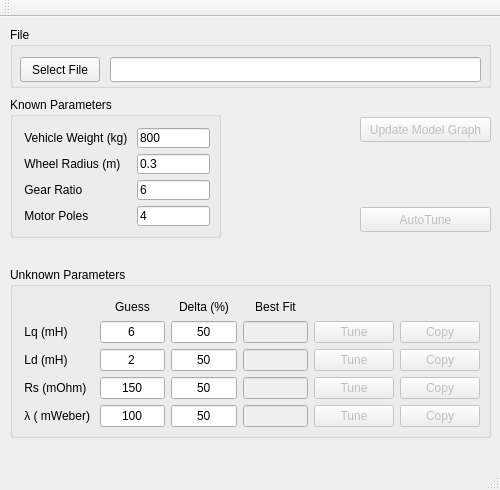
<?xml version="1.0" encoding="UTF-8"?>
<ui version="4.0">
 <class>MainWindow</class>
 <widget class="QMainWindow" name="MainWindow">
  <property name="geometry">
   <rect>
    <x>0</x>
    <y>0</y>
    <width>500</width>
    <height>490</height>
   </rect>
  </property>
  <property name="windowTitle">
   <string>MainWindow</string>
  </property>
  <widget class="QWidget" name="centralWidget">
   <widget class="QGroupBox" name="groupBox">
    <property name="geometry">
     <rect>
      <x>10</x>
      <y>10</y>
      <width>481</width>
      <height>61</height>
     </rect>
    </property>
    <property name="title">
     <string>File</string>
    </property>
    <widget class="QPushButton" name="pb_selectFile">
     <property name="geometry">
      <rect>
       <x>10</x>
       <y>30</y>
       <width>80</width>
       <height>25</height>
      </rect>
     </property>
     <property name="text">
      <string>Select File</string>
     </property>
    </widget>
    <widget class="QLineEdit" name="le_filename">
     <property name="geometry">
      <rect>
       <x>100</x>
       <y>30</y>
       <width>371</width>
       <height>25</height>
      </rect>
     </property>
     <property name="text">
      <string/>
     </property>
    </widget>
   </widget>
   <widget class="QGroupBox" name="groupBox_2">
    <property name="geometry">
     <rect>
      <x>10</x>
      <y>80</y>
      <width>211</width>
      <height>141</height>
     </rect>
    </property>
    <property name="title">
     <string>Known Parameters</string>
    </property>
    <widget class="QWidget" name="formLayoutWidget">
     <property name="geometry">
      <rect>
       <x>0</x>
       <y>20</y>
       <width>211</width>
       <height>120</height>
      </rect>
     </property>
     <layout class="QFormLayout" name="formLayout">
      <item row="0" column="0">
       <widget class="QLabel" name="labelVehicleWeight">
        <property name="text">
         <string> Vehicle Weight (kg) </string>
        </property>
       </widget>
      </item>
      <item row="0" column="1">
       <widget class="QLineEdit" name="vehicleWeight">
        <property name="enabled">
         <bool>true</bool>
        </property>
        <property name="text">
         <string>800</string>
        </property>
       </widget>
      </item>
      <item row="1" column="0">
       <widget class="QLabel" name="labelWheelSize">
        <property name="text">
         <string> Wheel Radius (m) </string>
        </property>
       </widget>
      </item>
      <item row="1" column="1">
       <widget class="QLineEdit" name="wheelSize">
        <property name="enabled">
         <bool>true</bool>
        </property>
        <property name="text">
         <string>0.3</string>
        </property>
       </widget>
      </item>
      <item row="2" column="0">
       <widget class="QLabel" name="labelGearRatio">
        <property name="text">
         <string> Gear Ratio</string>
        </property>
       </widget>
      </item>
      <item row="2" column="1">
       <widget class="QLineEdit" name="gearRatio">
        <property name="enabled">
         <bool>true</bool>
        </property>
        <property name="text">
         <string>6</string>
        </property>
       </widget>
      </item>
      <item row="3" column="0">
       <widget class="QLabel" name="labelPoles">
        <property name="text">
         <string> Motor Poles</string>
        </property>
       </widget>
      </item>
      <item row="3" column="1">
       <widget class="QLineEdit" name="Poles">
        <property name="enabled">
         <bool>true</bool>
        </property>
        <property name="text">
         <string>4</string>
        </property>
       </widget>
      </item>
     </layout>
    </widget>
   </widget>
   <widget class="QGroupBox" name="groupBox_3">
    <property name="geometry">
     <rect>
      <x>10</x>
      <y>250</y>
      <width>481</width>
      <height>171</height>
     </rect>
    </property>
    <property name="title">
     <string>Unknown Parameters</string>
    </property>
    <widget class="QWidget" name="gridLayoutWidget">
     <property name="geometry">
      <rect>
       <x>0</x>
       <y>20</y>
       <width>481</width>
       <height>151</height>
      </rect>
     </property>
     <layout class="QGridLayout" name="gridLayout">
      <item row="2" column="1">
       <widget class="QLineEdit" name="Ld">
        <property name="enabled">
         <bool>true</bool>
        </property>
        <property name="text">
         <string>2</string>
        </property>
        <property name="alignment">
         <set>Qt::AlignCenter</set>
        </property>
       </widget>
      </item>
      <item row="1" column="4">
       <widget class="QPushButton" name="pb_TuneLq">
        <property name="enabled">
         <bool>false</bool>
        </property>
        <property name="text">
         <string>Tune</string>
        </property>
       </widget>
      </item>
      <item row="1" column="3">
       <widget class="QLineEdit" name="Lq_BF">
        <property name="enabled">
         <bool>false</bool>
        </property>
        <property name="text">
         <string/>
        </property>
        <property name="alignment">
         <set>Qt::AlignCenter</set>
        </property>
       </widget>
      </item>
      <item row="3" column="3">
       <widget class="QLineEdit" name="Rs_BF">
        <property name="enabled">
         <bool>false</bool>
        </property>
        <property name="text">
         <string/>
        </property>
        <property name="alignment">
         <set>Qt::AlignCenter</set>
        </property>
       </widget>
      </item>
      <item row="1" column="2">
       <widget class="QLineEdit" name="Lq_Delta">
        <property name="enabled">
         <bool>true</bool>
        </property>
        <property name="text">
         <string>50</string>
        </property>
        <property name="alignment">
         <set>Qt::AlignCenter</set>
        </property>
       </widget>
      </item>
      <item row="0" column="1">
       <widget class="QLabel" name="label">
        <property name="text">
         <string>Guess</string>
        </property>
        <property name="alignment">
         <set>Qt::AlignCenter</set>
        </property>
       </widget>
      </item>
      <item row="4" column="1">
       <widget class="QLineEdit" name="FluxLinkage">
        <property name="enabled">
         <bool>true</bool>
        </property>
        <property name="text">
         <string>100</string>
        </property>
        <property name="alignment">
         <set>Qt::AlignCenter</set>
        </property>
       </widget>
      </item>
      <item row="4" column="4">
       <widget class="QPushButton" name="pb_TuneFL">
        <property name="enabled">
         <bool>false</bool>
        </property>
        <property name="text">
         <string>Tune</string>
        </property>
       </widget>
      </item>
      <item row="3" column="0">
       <widget class="QLabel" name="labelRs">
        <property name="text">
         <string> Rs (mOhm)</string>
        </property>
       </widget>
      </item>
      <item row="0" column="3">
       <widget class="QLabel" name="label_3">
        <property name="text">
         <string>Best Fit</string>
        </property>
        <property name="alignment">
         <set>Qt::AlignCenter</set>
        </property>
       </widget>
      </item>
      <item row="1" column="1">
       <widget class="QLineEdit" name="Lq">
        <property name="enabled">
         <bool>true</bool>
        </property>
        <property name="text">
         <string>6</string>
        </property>
        <property name="alignment">
         <set>Qt::AlignCenter</set>
        </property>
       </widget>
      </item>
      <item row="2" column="3">
       <widget class="QLineEdit" name="Ld_BF">
        <property name="enabled">
         <bool>false</bool>
        </property>
        <property name="text">
         <string/>
        </property>
        <property name="alignment">
         <set>Qt::AlignCenter</set>
        </property>
       </widget>
      </item>
      <item row="2" column="2">
       <widget class="QLineEdit" name="Ld_Delta">
        <property name="enabled">
         <bool>true</bool>
        </property>
        <property name="text">
         <string>50</string>
        </property>
        <property name="alignment">
         <set>Qt::AlignCenter</set>
        </property>
       </widget>
      </item>
      <item row="0" column="2">
       <widget class="QLabel" name="label_2">
        <property name="text">
         <string>Delta (%)</string>
        </property>
        <property name="alignment">
         <set>Qt::AlignCenter</set>
        </property>
       </widget>
      </item>
      <item row="4" column="2">
       <widget class="QLineEdit" name="FluxLinkage_Delta">
        <property name="enabled">
         <bool>true</bool>
        </property>
        <property name="text">
         <string>50</string>
        </property>
        <property name="alignment">
         <set>Qt::AlignCenter</set>
        </property>
       </widget>
      </item>
      <item row="3" column="2">
       <widget class="QLineEdit" name="Rs_Delta">
        <property name="enabled">
         <bool>true</bool>
        </property>
        <property name="text">
         <string>50</string>
        </property>
        <property name="alignment">
         <set>Qt::AlignCenter</set>
        </property>
       </widget>
      </item>
      <item row="2" column="4">
       <widget class="QPushButton" name="pb_TuneLd">
        <property name="enabled">
         <bool>false</bool>
        </property>
        <property name="text">
         <string>Tune</string>
        </property>
       </widget>
      </item>
      <item row="3" column="4">
       <widget class="QPushButton" name="pb_TuneRs">
        <property name="enabled">
         <bool>false</bool>
        </property>
        <property name="text">
         <string>Tune</string>
        </property>
       </widget>
      </item>
      <item row="4" column="3">
       <widget class="QLineEdit" name="FluxLinkage_BF">
        <property name="enabled">
         <bool>false</bool>
        </property>
        <property name="text">
         <string/>
        </property>
        <property name="alignment">
         <set>Qt::AlignCenter</set>
        </property>
       </widget>
      </item>
      <item row="3" column="1">
       <widget class="QLineEdit" name="Rs">
        <property name="enabled">
         <bool>true</bool>
        </property>
        <property name="text">
         <string>150</string>
        </property>
        <property name="alignment">
         <set>Qt::AlignCenter</set>
        </property>
       </widget>
      </item>
      <item row="1" column="0">
       <widget class="QLabel" name="labelLq">
        <property name="text">
         <string> Lq (mH)</string>
        </property>
       </widget>
      </item>
      <item row="2" column="0">
       <widget class="QLabel" name="labelLd">
        <property name="text">
         <string> Ld (mH)</string>
        </property>
       </widget>
      </item>
      <item row="4" column="0">
       <widget class="QLabel" name="labelFluxLink">
        <property name="text">
         <string> λ ( mWeber) </string>
        </property>
       </widget>
      </item>
      <item row="1" column="5">
       <widget class="QPushButton" name="pb_CopyLq">
        <property name="enabled">
         <bool>false</bool>
        </property>
        <property name="text">
         <string>Copy</string>
        </property>
       </widget>
      </item>
      <item row="2" column="5">
       <widget class="QPushButton" name="pb_CopyLd">
        <property name="enabled">
         <bool>false</bool>
        </property>
        <property name="text">
         <string>Copy</string>
        </property>
       </widget>
      </item>
      <item row="3" column="5">
       <widget class="QPushButton" name="pb_CopyRs">
        <property name="enabled">
         <bool>false</bool>
        </property>
        <property name="text">
         <string>Copy</string>
        </property>
       </widget>
      </item>
      <item row="4" column="5">
       <widget class="QPushButton" name="pb_CopyFL">
        <property name="enabled">
         <bool>false</bool>
        </property>
        <property name="text">
         <string>Copy</string>
        </property>
       </widget>
      </item>
     </layout>
    </widget>
   </widget>
   <widget class="QPushButton" name="pb_Run">
    <property name="enabled">
     <bool>false</bool>
    </property>
    <property name="geometry">
     <rect>
      <x>360</x>
      <y>100</y>
      <width>131</width>
      <height>25</height>
     </rect>
    </property>
    <property name="text">
     <string>Update Model Graph</string>
    </property>
   </widget>
   <widget class="QPushButton" name="pb_AutoTune">
    <property name="enabled">
     <bool>false</bool>
    </property>
    <property name="geometry">
     <rect>
      <x>360</x>
      <y>190</y>
      <width>131</width>
      <height>25</height>
     </rect>
    </property>
    <property name="text">
     <string>AutoTune</string>
    </property>
   </widget>
  </widget>
  <widget class="QMenuBar" name="menuBar">
   <property name="geometry">
    <rect>
     <x>0</x>
     <y>0</y>
     <width>500</width>
     <height>22</height>
    </rect>
   </property>
  </widget>
  <widget class="QToolBar" name="mainToolBar">
   <attribute name="toolBarArea">
    <enum>TopToolBarArea</enum>
   </attribute>
   <attribute name="toolBarBreak">
    <bool>false</bool>
   </attribute>
  </widget>
  <widget class="QStatusBar" name="statusBar"/>
 </widget>
 <layoutdefault spacing="6" margin="11"/>
 <resources/>
 <connections/>
</ui>
